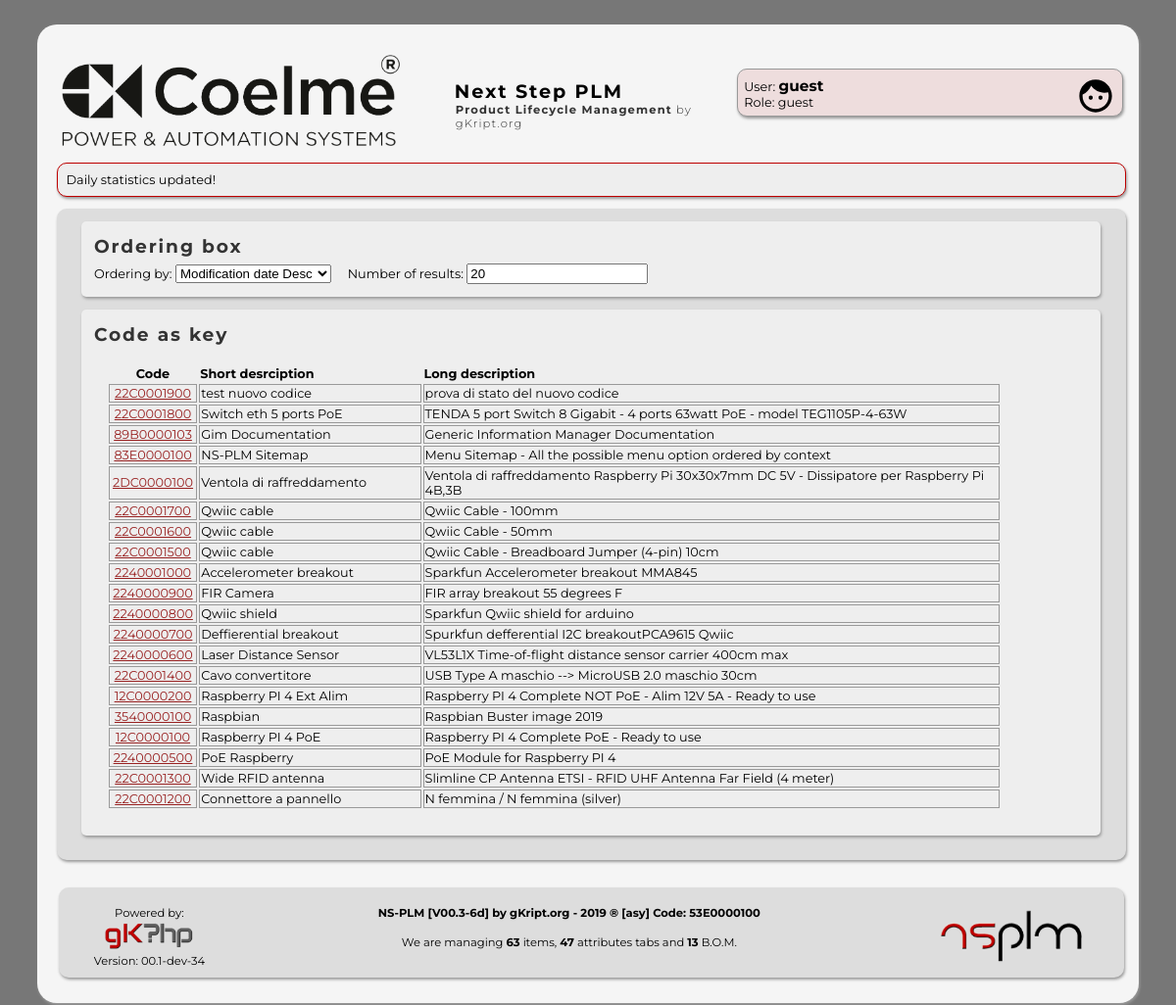
Screenshot of /search.php with the database file from the repository.
### tables this page shows
CREATE TABLE IF NOT EXISTS `elenco_codici` (
  `idCodice` int(11) NOT NULL AUTO_INCREMENT,
  `codice` varchar(10) NOT NULL,
  `T` int(1) NOT NULL,
  `CG` varchar(3) NOT NULL,
  `CS` varchar(3) NOT NULL,
  `abbreviazione` text NOT NULL,
  `descrizione` text NOT NULL,
  `dbCodici` int(11) NOT NULL DEFAULT 0,
  `status` int(3) NOT NULL DEFAULT 1,
  `createTS` timestamp NOT NULL DEFAULT current_timestamp(),
  `modifyTS` timestamp NOT NULL DEFAULT current_timestamp() ON UPDATE current_timestamp(),
  PRIMARY KEY (`idCodice`),
  UNIQUE KEY `codice` (`codice`)
);

### src/php/gkphp/Mysqli_gk.php (called while the page is built, shortened)
<?php
	function query_get_num_rows( $query , $echo = 0 ) {
		global $mysqli;
		$result = $mysqli->query ( $query ) or
			die( "query_single_line() : Problem with query<br/>&nbsp;&nbsp;&nbsp;&nbsp;Query : $query<br/>&nbsp;&nbsp;&nbsp;&nbsp;MySql :" . $mysqli->error ."<br/>" );
		return $result->num_rows;
	}
?>

### src/php/template/code_functions.php (the view, shortened to what this page needs)
	<?php
	function code_link( $code , $link = "code.php?code" ) {
		echo '<a href="' . $link . "=" . $code . '">' . $code . "</a>";
	}
?>

### search.php (shortened to what this page needs)
<?php
	require_once 'includes.php';
	require_once NSID_PLM_SRC_TEMPLATE . 'code_functions.php';
	$order 	= get_check( 'order'	, "mod_desc"	);
	$limit	=	get_check( 'limit' 	, 20					);
	include NSID_PLM_SRC_TEMPLATE . 'navmenu.php';
	$sql = "";
	$nores = 5;
	if ( ( ! $order ) || ( $order == "cod_desc" ) )
		$sorder = "ORDER BY `elenco_codici`.`codice` DESC";
	else if ( $order == "cod_asc" )
		$sorder = "ORDER BY `elenco_codici`.`codice` ASC";
	else if ( $order == "short_desc" )
		$sorder = "ORDER BY `elenco_codici`.`abbreviazione` DESC";
	else if ( $order == "short_asc" )
		$sorder = "ORDER BY `elenco_codici`.`abbreviazione` ASC";
	else if ( $order == "long_desc" )
		$sorder = "ORDER BY `elenco_codici`.`descrizione` DESC";
	else if ( $order == "long_asc" )
		$sorder = "ORDER BY `elenco_codici`.`descrizione` ASC";
	else if ( $order == "creat_desc" )
		$sorder = "ORDER BY `elenco_codici`.`createTS` DESC";
	else if ( $order == "creat_asc" )
		$sorder = "ORDER BY `elenco_codici`.`createTS` ASC";
	else if ( $order == "mod_desc" )
		$sorder = "ORDER BY `elenco_codici`.`modifyTS` DESC";
	$slimit = "Limit 0,$limit;";
	if ( ( $T != "_" ) || ( $G != "_" ) || ( $S != "_" ) || ( $text != "" ) ) {
		$test = 0;
		$activity = 1;
		if ( $text == "" ) {
			if ( ( $T == "x" ) || ( $T == "" ) )	$T = "_";
			if ( ( $G == "x" ) || ( $G == "" ) )	$G = "_";
			if ( ( $S == "x" ) || ( $S == "" ) )	$S = "_";
			$str = "&nbsp;&nbsp;&nbsp;&nbsp;Context: \"" . $T.$G.$S . "\"";
			$insflt = "WHERE `codice` LIKE '".$T.$G.$S."%'";
			$sql = "SELECT * FROM `elenco_codici` $insflt $sorder $slimit;";
			if ( query_get_num_rows( $sql ) )	$test++;
		}
		else {
			if ( is_context( $text ) ) {
				$upstr = strtoupper( $text );
				$T = substr( $upstr , 0 , 1 );
				$G = substr( $upstr , 1 , 1 );
				$S = substr( $upstr , 2 , 1 );
			}
			$sql = "SELECT * FROM `elenco_codici` WHERE `codice` LIKE '%$text%' $sorder $slimit;";
			if ( query_get_num_rows( $sql ) )	$test++;
			$sql = "SELECT * FROM `elenco_codici` WHERE `abbreviazione` LIKE '%$text%' $sorder $slimit;";
			if ( query_get_num_rows( $sql ) )	$test++;
			$sql = "SELECT * FROM `elenco_codici` WHERE `descrizione` LIKE '%$text%' $sorder $slimit;";
			if ( query_get_num_rows( $sql ) )	$test++;
			$str = "&nbsp;&nbsp;&nbsp;&nbsp;" . "Text: \"" . $text . "\"";
			$sql = "";
		}
	}
	else
		$sql = "SELECT * FROM `elenco_codici` $sorder $slimit;";
?>
	<div class="insidecodelite">
		<div class="codelite">
			<h2>Ordering box</h2><br/>
		</div>
<?php
		$rows = query_get_num_rows( $sql );
		if ( $rows ) {
?>
		<div class="codelite">
			<h2>Code as key</h2><br/>
			<table style="margin:1em;" width="90%">
				<tr>
					<th style="text-align: center;" >Code</th>
					<th style="text-align: left;" >Short desrciption</th>
					<th style="text-align: left;" >Long description</th>
				</tr>
	<?php
			if ($result = $mysqli->query($sql)) {
				for( $r = 0 ; $r < $rows ; $r++ ) {
						$array = $result->fetch_array();
						print( "<td style='text-align: center; border:1px solid #999;' width='10%'>" );
						code_link($array['codice']);
				}
			}
	?>
			</table>
		</div>
<?php
		}
		else
			$nores--;
	?>
	</div>
<?php
	include NSID_PLM_SRC_TEMPLATE . 'footer.php';
?>

### rows the page displays
elenco_codici: codice "22C0001900"
elenco_codici: codice "22C0001800"
elenco_codici: codice "89B0000103"
elenco_codici: codice "83E0000100"
elenco_codici: codice "2DC0000100"
elenco_codici: codice "22C0001700"
elenco_codici: codice "22C0001600"
elenco_codici: codice "22C0001500"
elenco_codici: codice "2240001000"
elenco_codici: codice "2240000900"
elenco_codici: codice "2240000800"
elenco_codici: codice "2240000700"
elenco_codici: codice "2240000600"
elenco_codici: codice "22C0001400"
elenco_codici: codice "12C0000200"
elenco_codici: codice "3540000100"
elenco_codici: codice "12C0000100"
elenco_codici: codice "2240000500"
elenco_codici: codice "22C0001300"
elenco_codici: codice "22C0001200"

### other values shown
tag_enclosed( "h1" , "Next Step PLM" ) "Next Step PLM"
$text "User: guest Role: guest Ordering by:"
tag_enclosed( "p" , $text ) "Daily statistics updated!"
$label_text "Number of results:"
$text "test nuovo codice prova di stato del nuovo codice"
$text "Switch eth 5 ports PoE TENDA 5 port Switch 8 Gigabit - 4 ports 63watt PoE - model TEG1105P-4-63W"
$text "Gim Documentation Generic Information Manager Documentation"
$text "NS-PLM Sitemap Menu Sitemap - All the possible menu option ordered by context"
$text "Ventola di raffreddamento Ventola di raffreddamento Raspberry Pi 30x30x7mm DC 5V - Dissipatore per Raspberry Pi 4B,3B"
$text "Qwiic cable Qwiic Cable - 100mm"
$text "Qwiic cable Qwiic Cable - 50mm"
$text "Qwiic cable Qwiic Cable - Breadboard Jumper (4-pin) 10cm"
$text "Accelerometer breakout Sparkfun Accelerometer breakout MMA845"
$text "FIR Camera FIR array breakout 55 degrees F"
$text "Qwiic shield Sparkfun Qwiic shield for arduino"
